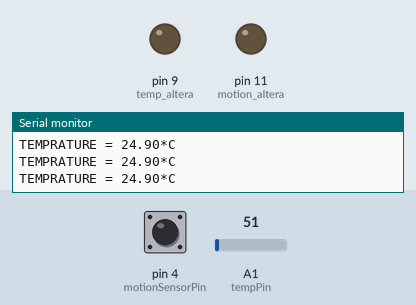
This sketch was run on a simulated Arduino Uno, built with avr-gcc and run on an emulated ATmega328P. On the bench: output pins drawn as LEDs (lit = HIGH), the last lines printed to the serial monitor. Dashed ring = blinking. The test bench sets the inputs (shaded band); at power-on: pin 4 (motionSensorPin) LOW, A1 (tempPin) = 51.

Above: at 1.2 s.
1.3 s: pin 4 (motionSensorPin) driven HIGH
At 1.6 s:
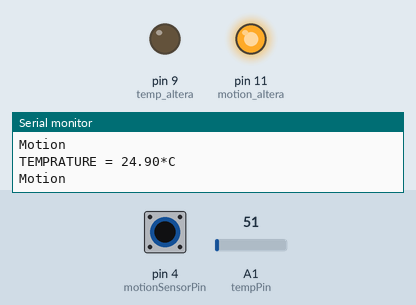
2.8 s: A1 (tempPin) set to 65
At 3.9 s:
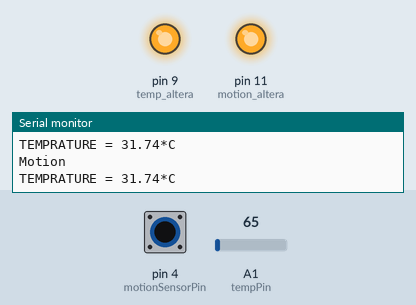
4.3 s: pin 4 (motionSensorPin) driven LOW
At 4.6 s:
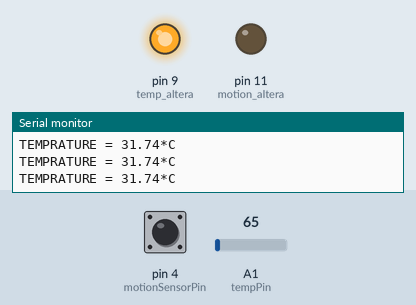
5.8 s: A1 (tempPin) set to 61
At 6.1 s:
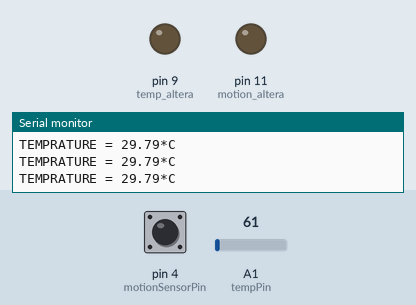
8.8 s: A1 (tempPin) set to 71
At 9.5 s:
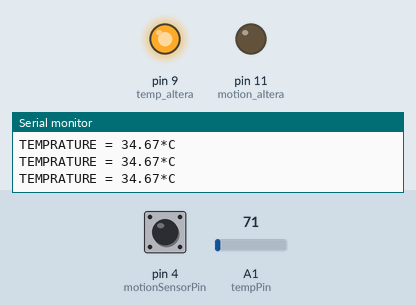
10.3 s: pin 4 (motionSensorPin) pulsed HIGH 2 times (0.12 s each, 0.3 s apart)
At 10.66 s:
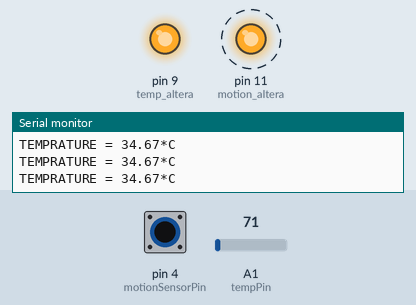
Timing chart, 0 to 13.3 s (numbered marks = the images above; inputs shaded):
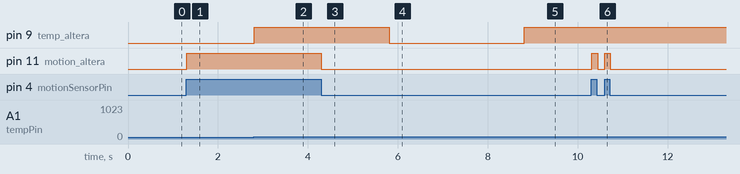

The sketch:

SmartHome.ino
```cpp
int temp_altera = 9; //pin to send temp signal to altera
int tempPin = 1; //Temperature sensor connected to Arduino A1 pin
int motionSensorPin = 4; //pin to connect motions sensor signal to arduino
int motion_altera = 11; //pin to send motion signal from arduino to altera

int val; //variable to store temperature sensor value


void setup()
{
  Serial.begin(9600); //to use serial monitor to see values
  pinMode(temp_altera,OUTPUT); //Set pin 9 output
  pinMode(motionSensorPin,INPUT); //Set pin 4 input
  pinMode(motion_altera,OUTPUT); //Set pin 11 output
}
void loop()
{
  if(digitalRead(motionSensorPin)==HIGH) //if pin 4 HIGH (Motion detected)
  {
    digitalWrite(motion_altera,HIGH); //Send HIGH on Arduino's pin 11 to Altera
    Serial.println("Motion"); //print Motion on Serial monitor

  }
  else //If there is no motion detected
  {
    digitalWrite(motion_altera,LOW); //send Low on Arduino's pin 11 to Altera
  }
  val = analogRead(tempPin);
  float mv = ( val/1024.0)*5000; //convert analog reading to voltage
  float cel = mv/10; //convert voltage to cel
  if(cel >= 30) //if temperature > 30
  {
    digitalWrite(temp_altera,HIGH); //send HIGH on Arduino's pin 9 to Altera
  }
  else
  {
    digitalWrite(temp_altera,LOW); //send Low on Arduino's pin 9 to Altera
  }
    Serial.print("TEMPRATURE = "); //print "TEMPRATURE =" on serial monitor
    Serial.print(cel); //print temperature on serial monitor
    Serial.println("*C"); //print " C" on serial monitor
}
```

Measured:
- the behaviour switches between 61 and 62 on A1 (tempPin) (found by bisection; images 1 and 2)
- after the input at 1.3 s, pin 11 (motion_altera): LOW → HIGH at once
- after the input at 2.8 s, pin 9 (temp_altera): LOW → HIGH at once
- after the input at 4.3 s, pin 11 (motion_altera): HIGH → LOW at once
- after the input at 5.8 s, pin 9 (temp_altera): HIGH → LOW at once
- after the input at 8.8 s, pin 9 (temp_altera): LOW → HIGH at once
- after the input at 10.3 s, pin 11 (motion_altera): alternates HIGH for 0.12 s and LOW for 0.16 s, 4 changes in all, then stays LOW, starting at once
